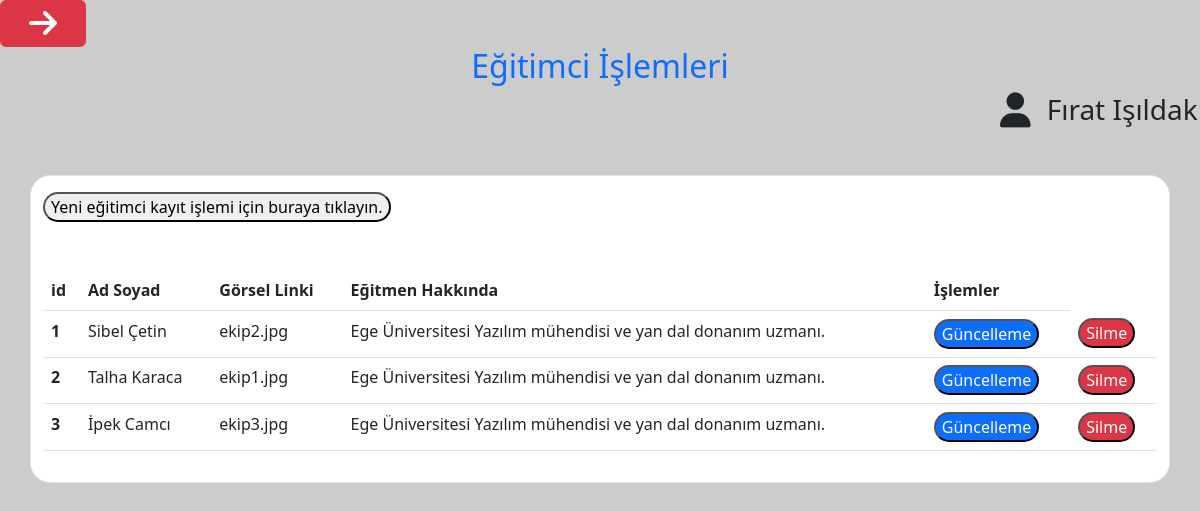
Screenshot of /admin_EducatorInsert.php (signed in) with the database file from the repository.
### tables this page shows
CREATE TABLE `educator_table` (
  `educatorId` int(11) NOT NULL,
  `nameSurname` varchar(500) NOT NULL,
  `imgLink` varchar(500) NOT NULL,
  `aboutWrite` varchar(1000) NOT NULL,
  `faceLink` varchar(500) NOT NULL,
  `linkedinLink` varchar(500) NOT NULL,
  `githubLink` varchar(500) NOT NULL
);

### admin_EducatorInsert.php (the view, shortened to what this page needs)
<!DOCTYPE html>
<html lang="en">
<head>
    <link rel="stylesheet" href="bootstrap.css">
    <?php
    include("inc/adminHead.php");
    ?>
    <link rel="stylesheet" href="./css/educationStyle.css">
</head>
</head>
<body>
    <h2 class="text-center text-primary">Eğitimci İşlemleri</h2>
    <h3 class="offset-md-10"><i class="fa-solid fa-user fa-lg me-3"></i><?php echo $_SESSION["username"] ?></h3>
    <div class="container rowColor border inputOval mt-5 pb-3">
        <form class="input-group" action="admin_EducatorInsert.php" method="post" enctype="multipart/form-data">
            <div class="row">
                <div class="col-md-12 mt-3">
                    <button type="button" name="educatorSave" class="inputOval btn-success" data-bs-toggle="modal" data-bs-target="#saveEducatorModal">Yeni eğitimci kayıt işlemi için buraya tıklayın.</button></td>
                </div>
            </div>
        </form>
        <div class="row">
            <div class="col-md-12 mt-5">
                <table class="table table-hover" id="educatorTableView">
                    <thead>
                        <tr>
                            <th scope="col">id</th>
                            <th scope="col">Ad Soyad</th>
                            <th scope="col">Görsel Linki</th>
                            <th scope="col">Eğitmen Hakkında</th>
                            <th scope="col">İşlemler</th>
                        </tr>
                    </thead>
                    <?php
                    include("inc/database_Connection.php");
                    $menuItems = array();
                    $result = $db->query("SELECT * FROM educator_table");
                    if ($result->rowCount() > 0) {
                        while ($row = $result->fetch(PDO::FETCH_ASSOC)) {
                            $menuItem = array("id" => $row["educatorId"], "img" => $row["imgLink"], "name" => $row["nameSurname"], "text" => $row["aboutWrite"], "facebook" => $row["faceLink"], "linkedin" => $row["linkedinLink"], "github" => $row["githubLink"]);
                            $menuItems[] = $menuItem;
                        }
                    } else {
                        echo "Veritabanında hiç veri bulunamadı.";
                    }
                    foreach ($menuItems as $item) {
                        echo ' <tbody>';
                        echo ' <tr>';
                        echo '<th scope="row">' . $item['id'] . '</th>';
                        echo '<td>' . $item['name'] . '</td>';
                        echo '<td>' . $item['img'] . '</td>';
                        echo '<td>' . $item['text'] . '</td>';
                        echo '<td><button type="button" name="educatorUpdate" class="bg-primary text-white inputOval" data-bs-toggle="modal" data-bs-target="#updateEducatorModal">Güncelleme</button></td>';
                        echo '<td><button type="button" name="educatorDelete" class="bg-danger text-white inputOval" data-bs-toggle="modal" data-bs-target="#deleteEducatorModal">Silme</button></td>';
                        echo ' <tr>';
                        echo ' <tbody>';
                    }
                    ?>
                </table>
            </div>
        </div>
    </div>
</body>
</html>

### css/educationStyle.css (style rules this page uses)
.rowColor { background:white; }
.inputOval { border-radius: 20px; }

### admin_EducatorInsert.php (style rules this page uses)
body { background-color: #CCCCCC; }

### rows the page displays
educator_table: educatorId "1", nameSurname "Sibel Çetin", imgLink "ekip2.jpg", aboutWrite "Ege Üniversitesi Yazılım mühendisi ve yan dal donanım uzmanı."
educator_table: educatorId "2", nameSurname "Talha Karaca", imgLink "ekip1.jpg", aboutWrite "Ege Üniversitesi Yazılım mühendisi ve yan dal donanım uzmanı."
educator_table: educatorId "3", nameSurname "İpek Camcı", imgLink "ekip3.jpg", aboutWrite "Ege Üniversitesi Yazılım mühendisi ve yan dal donanım uzmanı."

### other values shown
$_SESSION["username"] "Fırat Işıldak"
